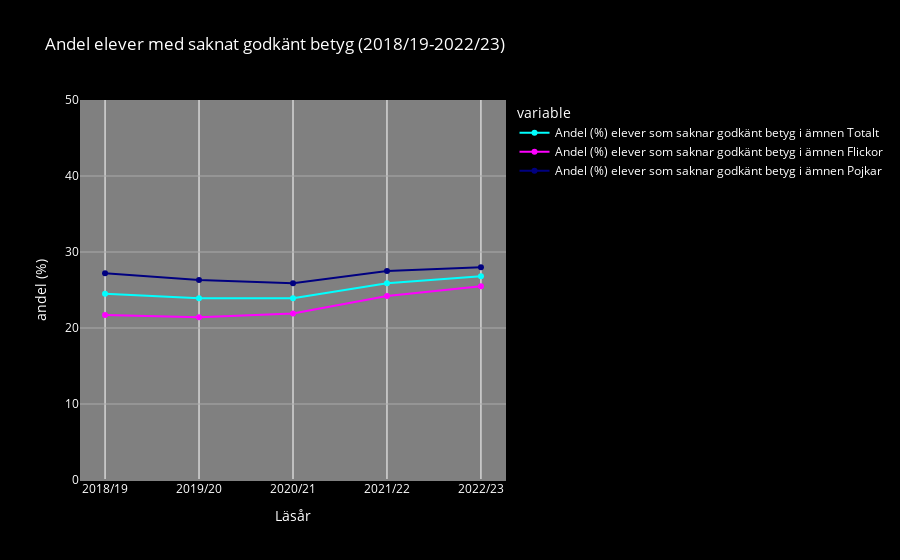

Write notebook code for a chart like this one.
### Markdown cell above
### Linechart for subjects of missing criterias

### Code cell
df_line = df_betyg[df_betyg["Läsår"].isin(["2018/19", "2019/20", "2020/21", "2021/22", "2022/23"])]

fig = px.line(
        df_line,
    x="Läsår",
    y=["Andel (%) elever som saknar godkänt betyg i ämnen Totalt", 
       "Andel (%) elever som saknar godkänt betyg i ämnen Flickor",
       "Andel (%) elever som saknar godkänt betyg i ämnen Pojkar"],
    markers=True,
    color_discrete_sequence=["cyan", "magenta", "navy"],
    title="Andel elever med saknat godkänt betyg (2018/19-2022/23)",
    labels={"value": "andel (%)", "Läsår": "Läsår"}
)
fig.update_yaxes(range=[0,50]) ## percentages are normally from 0-100 but i didnt think it was a good visualisation

fig.update_layout(
        yaxis=dict(
        tickmode="linear",
        dtick=10,  
        gridcolor="darkgray",
        zerolinecolor="gray"
    ),
    paper_bgcolor="black",
    plot_bgcolor="gray", 
    font=dict(color="white")
)

fig.write_html("Visualiseringar/andel_saknat_betyg_linjediagram.html")
fig.show()

### Figure 1 — Plotly figure (JSON) as saved in the notebook; plotly's stock layout.template omitted (floating-point values rounded to 4 significant figures)
{"data": [{"hovertemplate": "variable=Andel (%) elever som saknar godkänt betyg i ämnen Totalt<br>Läsår=%{x}<br>andel (%)=%{y}<extra></extra>", "legendgroup": "Andel (%) elever som saknar godkänt betyg i ämnen Totalt", "line": {"color": "cyan", "dash": "solid"}, "marker": {"symbol": "circle"}, "mode": "lines+markers", "name": "Andel (%) elever som saknar godkänt betyg i ämnen Totalt", "orientation": "v", "showlegend": true, "type": "scatter", "x": ["2018/19", "2019/20", "2020/21", "2021/22", "2022/23"], "xaxis": "x", "y": [24.5, 23.9, 23.9, 25.9, 26.8], "yaxis": "y"}, {"hovertemplate": "variable=Andel (%) elever som saknar godkänt betyg i ämnen Flickor<br>Läsår=%{x}<br>andel (%)=%{y}<extra></extra>", "legendgroup": "Andel (%) elever som saknar godkänt betyg i ämnen Flickor", "line": {"color": "magenta", "dash": "solid"}, "marker": {"symbol": "circle"}, "mode": "lines+markers", "name": "Andel (%) elever som saknar godkänt betyg i ämnen Flickor", "orientation": "v", "showlegend": true, "type": "scatter", "x": ["2018/19", "2019/20", "2020/21", "2021/22", "2022/23"], "xaxis": "x", "y": [21.7, 21.4, 21.9, 24.2, 25.5], "yaxis": "y"}, {"hovertemplate": "variable=Andel (%) elever som saknar godkänt betyg i ämnen Pojkar<br>Läsår=%{x}<br>andel (%)=%{y}<extra></extra>", "legendgroup": "Andel (%) elever som saknar godkänt betyg i ämnen Pojkar", "line": {"color": "navy", "dash": "solid"}, "marker": {"symbol": "circle"}, "mode": "lines+markers", "name": "Andel (%) elever som saknar godkänt betyg i ämnen Pojkar", "orientation": "v", "showlegend": true, "type": "scatter", "x": ["2018/19", "2019/20", "2020/21", "2021/22", "2022/23"], "xaxis": "x", "y": [27.2, 26.3, 25.9, 27.5, 28.0], "yaxis": "y"}], "layout": {"font": {"color": "white"}, "legend": {"title": {"text": "variable"}, "tracegroupgap": 0}, "paper_bgcolor": "black", "plot_bgcolor": "gray", "title": {"text": "Andel elever med saknat godkänt betyg (2018/19-2022/23)"}, "xaxis": {"anchor": "y", "domain": [0, 1], "title": {"text": "Läsår"}}, "yaxis": {"anchor": "x", "domain": [0, 1], "dtick": 10, "gridcolor": "darkgray", "range": [0, 50], "tickmode": "linear", "title": {"text": "andel (%)"}, "zerolinecolor": "gray"}}}
